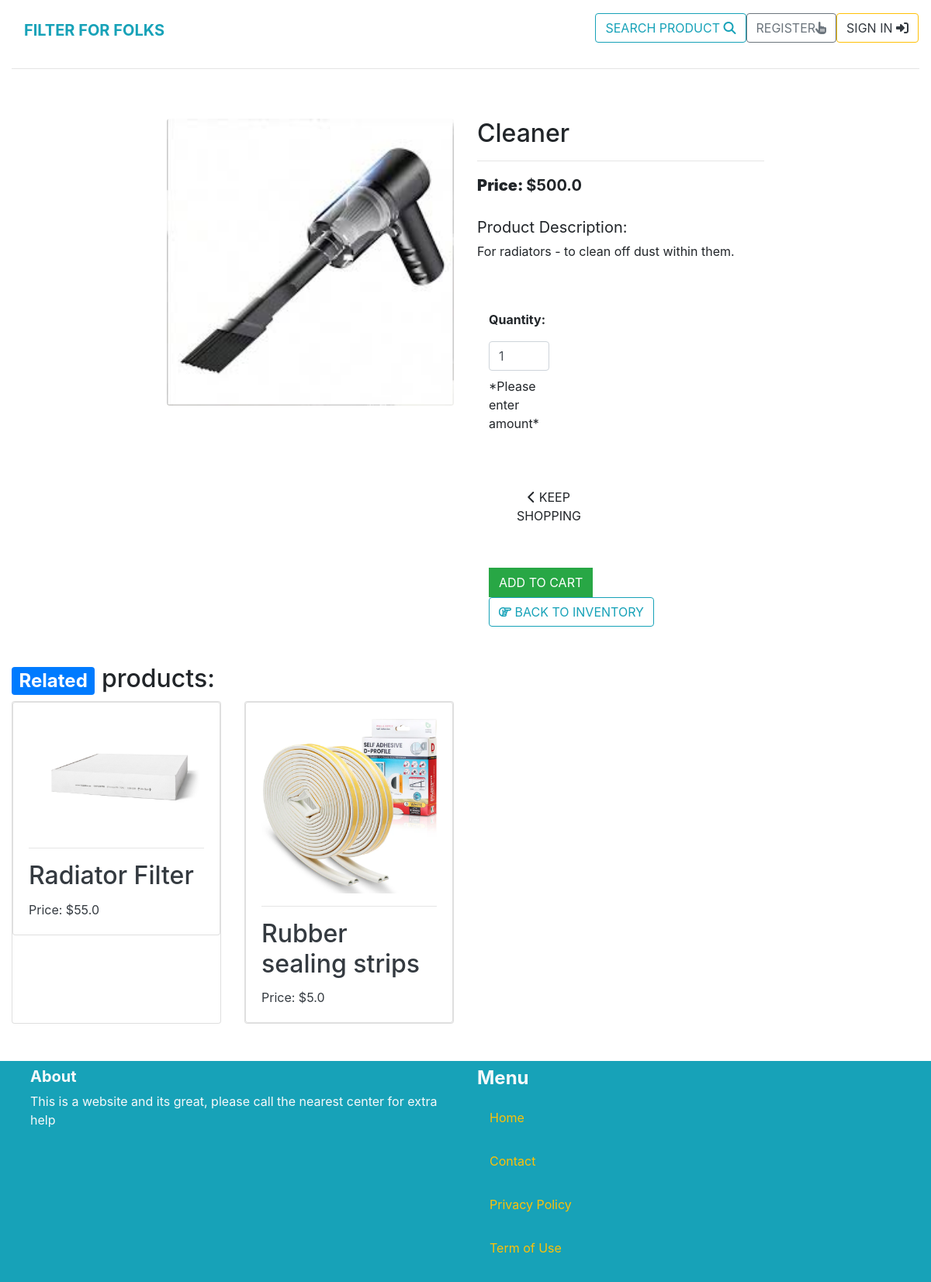
The app's page /product/11/ with its own data.
### product/models.py (models this page shows, shortened)
class Product(models.Model):
    category = models.ForeignKey('Category', null=True, blank=True, on_delete=models.CASCADE, related_name='products')
    sku = models.CharField(max_length=254,null=True,blank=True)
    name = models.CharField(max_length=300)
    description = models.TextField()
    price = models.FloatField()
    image = models.ImageField(upload_to='product_images', blank=True, null=True)

### product/views.py (the view)
# urls.py: path('<int:pk>/', views.product_detail, name='product_detail'),
def product_detail(request, pk):
    product = get_object_or_404(Product, pk=pk)
    related_products = Product.objects.filter(category=product.category).exclude(pk=pk)[0:3]
    return render(request, 'product/product_detail.html', {
        'product': product,
        'related_products': related_products
    })

### cart/contexts.py (called while the page is built, shortened)
def cart_contents(request):
    cart_items = []
    total = 0
    product_count = 0
    cart = request.session.get('cart', {})
    if total < settings.FREE_DELIVERY_THRESHOLD:
        delivery = total * settings.STANDARD_DELIVERY_PERCENTAGE / 100
        free_delivery_delta = settings.FREE_DELIVERY_THRESHOLD - total
    else:
        delivery = 0
        free_delivery_delta = 0
    grand_total = delivery + total
    context = {
        'cart_items': cart_items,
        'total': total,
        'product_count': product_count,
        'delivery': delivery,
        'free_delivery_delta': free_delivery_delta,
        'free_delivery_threshold': settings.FREE_DELIVERY_THRESHOLD,
        'grand_total': grand_total,
    }
    return context

### product/templates/product/product_detail.html (shortened to what this page needs)
{% extends 'core/base.html' %}
{% block content %}
<div class="container-fluid">
    <div class="row">
        <div class="col-12 col-md-6 col-lg-4 offset-lg-2">
            <div class="image-container my-5">
                {% if product.image %}
                    <a href="" target="_blank">
                        <img class="card-img-top img-fluid rounded" src="{{ product.image.url }}" alt="{{ product.name }}">
                    </a>
                    {% else %}
                    <a href="">
                        <img class="card-img-top img-fluid rounded" src="" alt="">
                    </a>
                {% endif %}
            </div>
        </div>
        <div class="col-12 col-md-6 col-lg-4">
            <div class="mb-5 mt-md-5">
                <h2 class="mb-0">{{ product.name }}</h2>
                <hr>
                <p class="lead mb-0 text-left font-weight-bold"><strong>Price: </strong> ${{ product.price }}</p>
                <br>
                {% if product.description %}
                    <p class="lead mb-1 text-left font-weight">
                        <strong>Product Description:</strong><br>
                    </p>
                    <div>
                        {{ product.description }}
                    </div>
                    <div class="col-md-6 order-md-1 mt-5">
                        {% if request.user.is_superuser == False %}
                            <form class="form" action="{% url 'add_cart' product.id %}" method="POST">
                                <div class="form-row">
                                    <div class="col-12">
                                        <p class="mt-3"><strong>Quantity:</strong></p>
                                        <div class="form-group w-50">
                                            <div class="input-group">
                                                <input class="form-control qty_input" type="number" name="quantity" value="1" min="1" max="9999" data-item_id="{{ product.id }}" id="id_qty_{{ product.id }}">
                                            </div>
                                            <p class="mt-2">*Please enter amount*</p>
                                        </div>
                                    </div>
                                    <div class="col-12">
                                        <a href="{% url 'product:inventory' %}" class="btn btn-outline-black rounded-0 mt-5">
                                            <span class="icon">
                                                <i class="fas fa-chevron-left"></i>
                                            </span>
                                            <span class="text-uppercase">Keep Shopping</span>
                                        </a>
                                        <input type="submit" class="btn btn-success rounded-0 text-uppercase mt-5" value="Add to Cart">
                                    </div>
                                </div>
                            </form>
                        {% endif %}
                    </div>
                            <div class="col-sm">
                                <p>
                                    <a href="{% url 'product:inventory' %}" class="btn btn-outline-info btn-md">
                                        <span>
                                            <i class="far fa-hand-point-right"></i>
                                        </span>
                                        <span class="text-uppercase">Back to Inventory</span>
                                    </a>
                                </p>
                            </div>
                        </div>
                    </div>
                {% endif %}
                        </div>
                    </div>
            </div>
        <div class="container-fluid">
            <h2><span class="badge badge-primary">Related</span> products: </h2>
            <div class="row">
                {% for product in related_products %}
                        <div class="col-sm-6 col-md-6 col-lg-4 col-xl-3">
                            <div class="card h-100">
                                <a href="{% url 'product:product_detail' product.id %}">
                                    <div class="card">
                                        <div class="card-body">
                                            <img src="{{ product.image.url }}" class="card-img-top img-fluid">
                                            <hr>
                                            <div>
                                                <h2 class="card-title text-dark mt-0">{{ product.name }}</h2>
                                                <p class="card-text text-dark">Price: ${{ product.price }}</p>
                                            </div>
                                        </div>
                                    </div>
                                </a>
                            </div>
                        </div>
                {% endfor %}
            </div>
        </div>
{% endblock %}

### static/css/base.css (style rules this page uses)
html { height: 100%; }

### records on screen
Product: image (picture), name "Cleaner", price "500.0", description "For radiators - to clean off dust within them."
Product: image (picture), name "Radiator Filter", price "55.0"
Product: image (picture), name "Rubber sealing strips", price "5.0"
